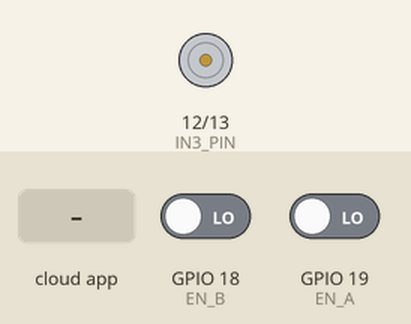
Recording of a sketch running on a simulated ESP32. Parts: motor-driver pin pairs drawn as motors (green arrow = first pin HIGH = forward, orange = second pin HIGH = backward, longer = more drive, scaled by the enable pin). The test bench sets the inputs (shaded band); at power-on: GPIO 19 (EN_A) LOW, GPIO 18 (EN_B) LOW. The ROS host is connected and sends only what is stated; what the sketch prints to the serial monitor is not drawn.

Above: at 1.2 s.
1.3 s: GPIO 19 (EN_A) driven HIGH
At 1.7 s:
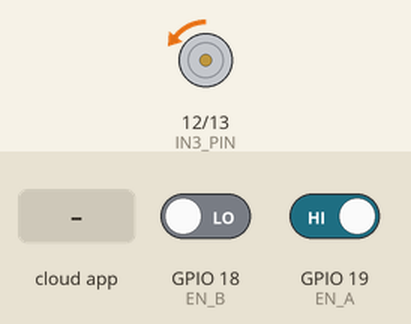
2.8 s: the phone or cloud app sets set_point to -100
At 3.6 s:
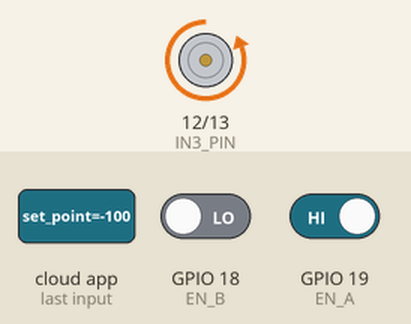
4.3 s: the phone or cloud app sets set_point to 0
At 5.4 s:
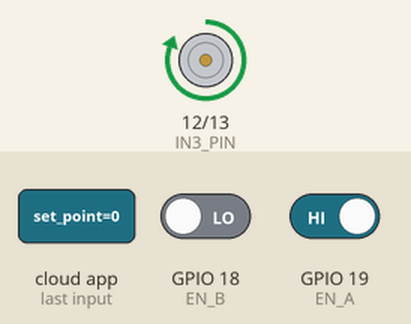
Timing chart, 0 to 7.3 s (numbered marks = the images above; inputs shaded):
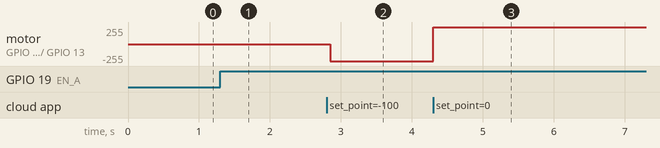

Measured:
- after the input at 1.3 s, motor on GPIO 12 (IN3_PIN) / GPIO 13 (IN4_PIN): stopped → backward 3/255 at once
- after the input at 2.8 s, motor on GPIO 12 (IN3_PIN) / GPIO 13 (IN4_PIN): backward 3/255 → backward 255/255 after 0.05 s
- after the input at 4.3 s, motor on GPIO 12 (IN3_PIN) / GPIO 13 (IN4_PIN): backward 255/255 → forward 255/255 at once

The sketch:

Controller.ino
```cpp
#include <micro_ros_arduino.h>
#include <Wire.h>
#include <rcl/rcl.h>
#include <rcl/error_handling.h>
#include <std_msgs/msg/float32.h>  // Tipo de mensaje para el setpoint y feedback
#include <rclc/rclc.h>
#include <rclc/executor.h>

// --------- PID + Encoder -----------
#define PWM_PIN 14     // Pin de señal PWM para el control
#define EN_A 19        // Encoder canal A
#define EN_B 18        // Encoder canal B
#define IN3_PIN 12     // Dirección 1
#define IN4_PIN 13     // Dirección 2

// Configuración del PWM
const int pwmChannel = 0;   // Canal PWM
const int freq = 980;       // Frecuencia PWM en Hz
const int resolution = 8;   // Resolución de 8 bits (valores de 0 a 255)

// Ganancias del modelo continuo
float kp = 14.87;
float ki = 203.54;
float kd = 0.0;
float T = 0.05;      // Periodo de muestreo en segundos

// Coeficientes PID discretos
float K1, K2, K3;

volatile long pos = 0;      // Acumulador del encoder (debe ser volatile si se modifica en ISR)
long pos_ant = 0;
float vel = 0.0;            // Velocidad medida

// Errores y salida PID
float e[3] = {0, 0, 0};     // e[0]: error actual, e[1]: anterior, e[2]: anterior-2
float u[2] = {0, 0};        // u[0]: salida actual, u[1]: salida anterior

// Setpoint que viene desde ROS
float referencia = 0.0;

// Control de tiempo PID
unsigned long t_anterior = 0;

// --------- micro-ROS --------------
rcl_subscription_t subscriber;           // Suscriptor para recibir set_point
rcl_publisher_t publisher;              // Publicador para feedback de velocidad
std_msgs__msg__Float32 speed_msg;       // Mensaje para leer set_point
std_msgs__msg__Float32 feedback_msg;    // Mensaje para publicar velocidad

// (1) DECLARAR PUBLICADOR Y MENSAJE PARA PWM NORMALIZADO
rcl_publisher_t pwm_publisher;          // <-- Nuevo publicador
std_msgs__msg__Float32 pwm_msg;         // <-- Nuevo mensaje

rcl_node_t node;
rclc_support_t support;
rcl_allocator_t allocator;
rclc_executor_t executor;

// -----------------------------------
//      INTERRUPT DEL ENCODER
// -----------------------------------
void IRAM_ATTR int_callback() {
  // Dependiendo del estado de EN_B, incrementa o decrementa la posición
  if (digitalRead(EN_B) == 0) {
    pos++;
  } else {
    pos--;
  }
}

// -----------------------------------
//   CALLBACK para el Subscriber ROS
// -----------------------------------
void motor_speed_callback(const void *msg_in) {
  const std_msgs__msg__Float32 *msg = (const std_msgs__msg__Float32 *)msg_in;
  // Actualiza la referencia del PID
  referencia = msg->data;
}

// -----------------------------------
//        Setup micro-ROS + PID
// -----------------------------------
void setup() {
  Serial.begin(115200);

  // micro-ROS
  set_microros_transports();
  allocator = rcl_get_default_allocator();
  rclc_support_init(&support, 0, NULL, &allocator);
  rclc_node_init_default(&node, "pid_controller_node", "", &support);

  // Suscriptor
  rclc_subscription_init_default(
    &subscriber,
    &node,
    ROSIDL_GET_MSG_TYPE_SUPPORT(std_msgs, msg, Float32),
    "set_point"
  );

  // Publicador para la velocidad (feedback)
  rclc_publisher_init_default(
    &publisher,
    &node,
    ROSIDL_GET_MSG_TYPE_SUPPORT(std_msgs, msg, Float32),
    "motor_output"
  );

  // (2) INICIALIZAR PUBLICADOR PWM NORMALIZADO
  rclc_publisher_init_default(
    &pwm_publisher,
    &node,
    ROSIDL_GET_MSG_TYPE_SUPPORT(std_msgs, msg, Float32),
    "motor_pwm"
  );

  // Executor para manejar callback
  rclc_executor_init(&executor, &support.context, 2, &allocator);
  rclc_executor_add_subscription(
    &executor,
    &subscriber,
    &speed_msg,
    &motor_speed_callback,
    ON_NEW_DATA
  );

  // ---- Configuración de pines ----
  pinMode(PWM_PIN, OUTPUT);
  pinMode(IN3_PIN, OUTPUT);
  pinMode(IN4_PIN, OUTPUT);

  // Encoder
  pinMode(EN_A, INPUT);
  pinMode(EN_B, INPUT);
  attachInterrupt(digitalPinToInterrupt(EN_A), int_callback, RISING);

  // Configurar PWM en el ESP32
  ledcSetup(pwmChannel, freq, resolution);
  ledcAttachPin(PWM_PIN, pwmChannel);

  // ---- Calcular coeficientes del PID discreto ----
  // T es el período de muestreo (0.05 s)
  K1 = kp + (T * ki) + (kd / T);
  K2 = -kp - (2.0 * kd / T);
  K3 = kd / T;

  // Marca de tiempo inicial
  t_anterior = micros();

  Serial.println("micro-ROS PID Controller iniciado.");
}

// -----------------------------------
//              LOOP
// -----------------------------------
void loop() {
  // Procesar eventos ROS (llegada de set_point, etc.)
  rclc_executor_spin_some(&executor, RCL_MS_TO_NS(10));

  unsigned long t_actual = micros();
  if ( (t_actual - t_anterior) >= (unsigned long)(T * 1000000) ) {
    t_anterior = t_actual;

    // Calcular velocidad a partir del encoder
    vel = (60.0f * 20.0f * (pos - pos_ant) / (12.0f * 34.0f)) * 0.10472f;
    pos_ant = pos;

    // Calcular error
    e[0] = referencia - vel;

    // PID discreto
    u[0] = (K1 * e[0]) + (K2 * e[1]) + (K3 * e[2]) + u[1];

    // Saturar la salida a -255..255
    if (u[0] > 255)  u[0] = 255;
    if (u[0] < -255) u[0] = -255;

    // Aplicar la salida al motor
    if (u[0] >= 0) {
      digitalWrite(IN3_PIN, HIGH);   // Sentido horario
      digitalWrite(IN4_PIN, LOW);
      ledcWrite(pwmChannel, (int)u[0]);
    } else {
      digitalWrite(IN3_PIN, LOW);
      digitalWrite(IN4_PIN, HIGH);  // Sentido antihorario
      ledcWrite(pwmChannel, (int)(-u[0]));
    }

    // Actualizar historial de errores y salida
    e[2] = e[1];
    e[1] = e[0];
    u[1] = u[0];

    // (3) PUBLICAR FEEDBACK DE VELOCIDAD
    feedback_msg.data = vel;
    rcl_publish(&publisher, &feedback_msg, NULL);

    // (4) PUBLICAR PWM NORMALIZADO: u[0] en [-255, 255] --> dividir por 255
    pwm_msg.data = u[0] / 255.0f;
    rcl_publish(&pwm_publisher, &pwm_msg, NULL);

    // Debug (opcional)
    // Serial.print("Ref: "); Serial.print(referencia);
    // Serial.print("  Vel: "); Serial.println(vel);
    // Serial.print("  PWM norm: "); Serial.println(pwm_msg.data);
  }

  // Pequeño delay para evitar sobrecarga de CPU (opcional)
  delay(1);
}
```
